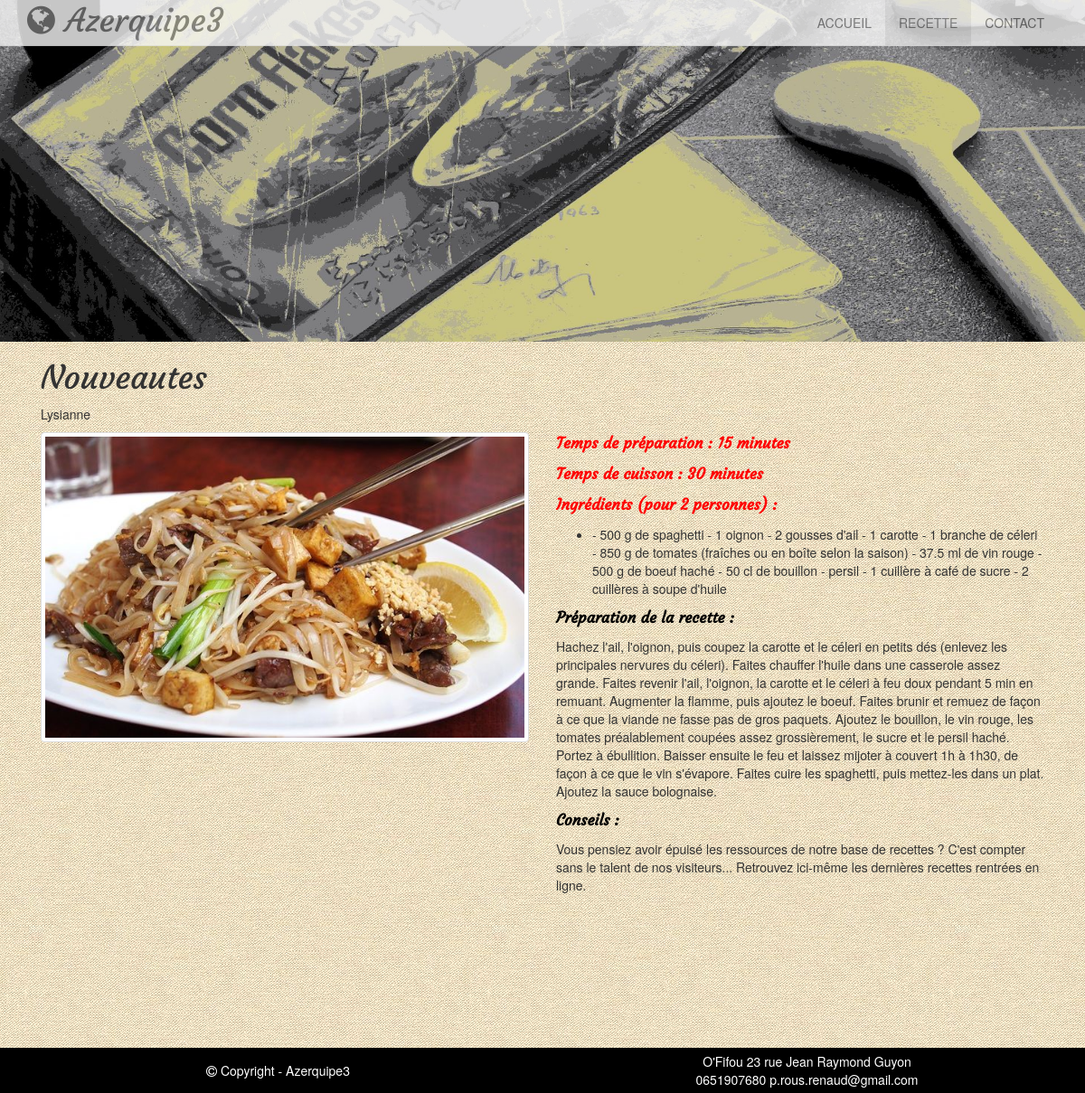
The page /view_recette.php?id=11 on the database its author committed.
### tables this page shows
CREATE TABLE `recipes` (
  `id` int(11) NOT NULL,
  `id_user` int(11) NOT NULL,
  `recipe_author` varchar(255) NOT NULL,
  `recipe_title` varchar(255) NOT NULL,
  `recipe_time` int(11) NOT NULL,
  `cook_time` int(11) NOT NULL,
  `people` varchar(255) NOT NULL,
  `ingredients` text NOT NULL,
  `preparation` text NOT NULL,
  `advice` text NOT NULL,
  `photo` varchar(255) NOT NULL,
  `date_publish` datetime NOT NULL
);

CREATE TABLE `infos` (
  `id` int(11) NOT NULL,
  `name` varchar(255) NOT NULL,
  `phone` varchar(255) NOT NULL,
  `adress` varchar(255) NOT NULL,
  `mail` varchar(255) NOT NULL,
  `photo1` varchar(255) NOT NULL,
  `photo2` varchar(255) NOT NULL,
  `photo3` varchar(255) NOT NULL,
  `carroussel_title1` varchar(255) NOT NULL,
  `carroussel_text1` text NOT NULL,
  `carroussel_title2` varchar(255) NOT NULL,
  `carroussel_text2` text NOT NULL,
  `carroussel_title3` varchar(255) NOT NULL,
  `carroussel_text3` text NOT NULL
);

### view_recette.php (the view, shortened to what this page needs)
<?php
require_once 'inc/connect.php';
if(isset($_GET['id']) && is_numeric($_GET['id'])){
	$select = $bdd->prepare('SELECT * FROM recipes WHERE id = :idUser');
	$select->bindValue(':idUser', $_GET['id'], PDO::PARAM_INT);
	if($select->execute()){
		$user = $select->fetch(PDO::FETCH_ASSOC);
	}
}
?>
<!DOCTYPE html>
<html>
<head>
	<link type="text/css" rel="stylesheet" href="css/font-awesome.min.css">
    <link href="css/bootstrap.min.css" rel="stylesheet" type="text/css">
	<link href="css/style.css" rel="stylesheet" type="text/css">
	<link type="text/css" rel="stylesheet" href="css/mediaquery.css">
</head>
<body id="page-top" data-spy="scroll" data-target=".navbar-fixed-top">
<div class="wrap">
    <nav class="navbar navbar-default navbar-fixed-top" role="navigation">
        <div class="container">
            <div class="navbar-header page-scroll">
                <a class="navbar-brand page-scroll" href="index.php"><h1 class="logomargin"><i class="fa fa-globe fa-1x" aria-hidden="true"></i> Azerquipe3</h1>
				</a>
            </div>
            <div class="collapse navbar-collapse navbar-ex1-collapse">
                <ul class="nav navbar-nav">
                    <li>
                        <a class="page-scroll" href="index.php">ACCUEIL</a>
                    </li>
                    <li class="active1">
                        <a class="page-scroll" href="list_recette.php">RECETTE</a>
                    </li>
                    <li>
                        <a class="page-scroll" href="contact.php">CONTACT</a>
                    </li>
                </ul>
            </div>
        </div>
    </nav>
<div class="">
	<img src="img/recettedetailback.jpg" class="img-responsive" alt="Responsive image">
</div>
<div class="container">
	<div class="row" style="margin: 0;">
		<div class="col-lg-12">
			<h1><?=$user['recipe_title'];?></h1>
			<p><?=$user['recipe_author'];?></p>
		</div>
	</div>
	<div class="row" style="margin: 0;">
		<div class="col-md-6">
			<img src="admin/<?=$user['photo'];?>" alt="soup" class="img-thumbnail img-responsive">
		</div>
		<div class="col-md-6">
			<p class="detailcolor">Temps de préparation : <?=$user['cook_time'];?><span> minutes</span></p>
			<p class="detailcolor">Temps de cuisson : <?=$user['recipe_time'];?><span> minutes</span></p>
			<p class="detailcolor">Ingrédients (pour <?=$user['people'];?><span></span> personnes) : </p>
			<ul>
				<li><?=$user['ingredients'];?></li>
			</ul>
			<p class="detailcolor1">Préparation de la recette :</p>
			<p><?=$user['preparation'];?></p>
			<p class="detailcolor1">Conseils :</p>
			<p><?=$user['advice'];?></p>
		</div>
	</div>
</div>
<br><br><br><br><br><br><br><br>
<?php
include 'footer.php';
?>
</div>
</body>
</html>

### footer.php (shortened to what this page needs)
<?php
$select = $bdd->prepare('SELECT * FROM infos');
if($select->execute()){
	$info = $select->fetch(PDO::FETCH_ASSOC);
}
?>
<div class="container footer">
		<div class="col-md-6 copy">
			<p><i class="fa fa-copyright" aria-hidden="true"></i> Copyright - Azerquipe3</p>
		</div>
		<div class="col-md-6 adress">
			<?php echo '<p>'.$info['name'].'&nbsp;'.$info['adress'].'<br>'.$info['phone'].'&nbsp;'.$info['mail'].'</p>'; ?>
		</div>
</div>

### css/style.css (style rules this page uses)
body { background-color: antiquewhite; background-image: url(../img/back1.jpg); background-repeat: repeat; background-size: auto; }
.wrap { min-height: 100%; margin-bottom: -350px; }
h1, h3 { font-family: 'courgetteregular', Arial, sans-serif; }
.logomargin { margin-top: -12px; }
.navbar-nav { float: right; }
.navbar-default { opacity: 0.8; }
.active1 { background-color: #e7e7e7; }
.detailcolor { color: red; font-weight: 600; font-family: 'courgetteregular', Arial, sans-serif; font-size: 17px; }
.detailcolor1 { color: #000; font-weight: 600; font-family: 'courgetteregular', Arial, sans-serif; font-size: 17px; }
.footer { width: 100%; height: 50px; color: #ffffff; background-color: #000000; }
.footer p { text-align: center; margin-top: 15px; }
.adress p { margin-top: 5px; margin-bottom: 0px; }

### rows shown on the page
recipes: recipe_title "Nouveautes", recipe_author "Lysianne", photo (picture), cook_time "15", recipe_time "30", people "2", ingredients "- 500 g de spaghetti - 1 oignon - 2 gousses d'ail - 1 carotte - 1 branche de céleri - 850 g de tomates (fraîches ou en boîte selon la saison) - 37.5 ml de vin rouge - 500 g de boeuf haché - 50 cl de bouillon - persil - 1 cuillère à café de sucre - 2 cuillères à soupe d'huile", preparation "Hachez l'ail, l'oignon, puis coupez la carotte et le céleri en petits dés (enlevez les principales nervures du céleri). Faites chauffer l'huile dans une casserole assez grande. Faites revenir l'ail, l'oignon, la carotte et le céleri à feu doux pendant 5 min en remuant. Augmenter la flamme, puis ajoutez le boeuf. Faites brunir et remuez de façon à ce que la viande ne fasse pas de gros paquets. Ajoutez le bouillon, le vin rouge, les tomates préalablement coupées assez grossièrement, le sucre et le persil haché. Portez à ébullition. Baisser ensuite le feu et laissez mijoter à couvert 1h à 1h30, de façon à ce que le vin s'évapore. Faites cuire les spaghetti, puis mettez-les dans un plat.…", advice "Vous pensiez avoir épuisé les ressources de notre base de recettes ? C'est compter sans le talent de nos visiteurs... Retrouvez ici-même les dernières recettes rentrées en ligne."
infos: name "O'Fifou", adress "23 rue Jean Raymond Guyon", phone "0651907680", mail "p.rous.renaud@gmail.com"
